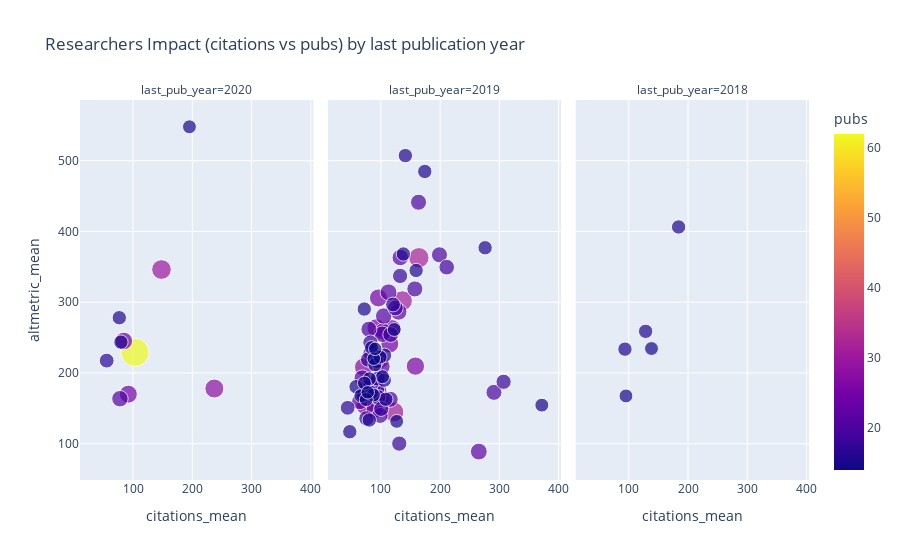

The code cell stored with this chart in its notebook:
### Code cell
px.scatter(top100, 
           x="citations_mean", y="altmetric_mean", 
           hover_name="full_name", 
           hover_data=['pubs', 'citations_mean', 'altmetric_mean'], 
           color="pubs",
           size="pubs",
           facet_col="last_pub_year",
           title="Researchers Impact (citations vs pubs) by last publication year")

### Figure 1 — Plotly figure (JSON) as saved in the notebook; plotly's stock layout.template omitted (floating-point values rounded to 4 significant figures; data arrays with more than 128 entries replaced by an {"elided": "..."} marker saying what was removed)
{"data": [{"customdata": [[62, 103.3, 229.2], [30, 148.0, 346.2], [28, 237.2, 178.0], [25, 92.12, 170], [24, 84.42, 245.2], [21, 77.95, 163.6], [17, 55.59, 217.4], [16, 76.88, 278.1], [16, 79.62, 243.6], [15, 195.2, 548]], "hovertemplate": "<b>%{hovertext}</b><br><br>last_pub_year=2020<br>citations_mean=%{customdata[1]}<br>altmetric_mean=%{customdata[2]}<br>pubs=%{marker.color}<extra></extra>", "hovertext": ["Kari Stefansson", "Tõnu Esko", "Benjamin M. Neale", "Jerome I. Rotter", "Douglas F Easton", "Kent D. Taylor", "Veronique Vitart", "Joe Dennis", "Alison M Dunning", "Danielle Posthuma"], "legendgroup": "", "marker": {"color": [62, 30, 28, 25, 24, 21, 17, 16, 16, 15], "coloraxis": "coloraxis", "size": [62, 30, 28, 25, 24, 21, 17, 16, 16, 15], "sizemode": "area", "sizeref": 0.155, "symbol": "circle"}, "mode": "markers", "name": "", "showlegend": false, "type": "scatter", "x": [103.3, 148.0, 237.2, 92.12, 84.42, 77.95, 55.59, 76.88, 79.62, 195.2], "xaxis": "x", "y": [229.2, 346.2, 178.0, 170, 245.2, 163.6, 217.4, 278.1, 243.6, 548], "yaxis": "y"}, {"customdata": {"elided": "85x3 float values"}, "hovertemplate": "<b>%{hovertext}</b><br><br>last_pub_year=2019<br>citations_mean=%{customdata[1]}<br>altmetric_mean=%{customdata[2]}<br>pubs=%{marker.color}<extra></extra>", "hovertext": ["Unnur Thorsteinsdottir", "Gudmar Thorleifsson", "Andres Metspalu", "Caroline Hayward", "Gonçalo R Abecasis", "Claudia Langenberg", "Eleftheria Zeggini", "Daniel F Gudbjartsson", "Daniel I Chasman", "Lude Franke", "Terho Lehtimäki", "Eric Boerwinkle", "Nicholas J. Wareham", "Vilmundur Gudnason", "Mark I. McCarthy", "Ruth J. F. Loos", "Sekar Kathiresan", "André G. Uitterlinden", "Alkes L Price", "Reedik Mägi", "Olli T. Raitakari", "John Danesh", "Paul M. Ridker", "Adam S. Butterworth", "Anubha Mahajan", "Jaspal S. Kooner", "Tamara B. Harris", "Marjo-Riitta Jarvelin", "Bruce M. Psaty", "Cornelia M van Duijn", "Peter M Visscher", "Po-Ru Loh", "Erik Ingelsson", "Dorret I Boomsma", "David A Hinds", "Ozren Polasek", "Markku Laakso", "George Dedoussis", "Cecilia M. Lindgren", "Ian J. Deary", "Veikko Salomaa", "Patrick Sulem", "John R B Perry", "Hilary K. Finucane", "Yoichiro Kamatani", "Tune H. Pers", "Igor Rudan", "Martina Müller-Nurasyid", "Robert A Scott", "Michiaki Kubo", "Sandosh Padmanabhan", "Nilesh J Samani", "Gisli Masson", "Jian’an Luan", "Karen L. Mohlke", "Paolo Gasparini", "Danish Saleheen", "Jian Yang", "Patrik K E Magnusson", "Oscar H. Franco", "Lili Milani", "Annette Peters", "Leo-Pekka Lyytikäinen", "Albert Hofman", "John C. Chambers", "Mika Kähönen", "Sarah E. Medland", "Ingileif Jonsdottir", "Dennis O. Mook-Kanamori", "Paul Elliott", "Lenore J. Launer", "Fernando Rivadeneira", "Joshua C. Bis", "Konstantin Strauch", "Mark J Daly", "Børge G. Nordestgaard", "Stella Trompet", "Evangelos Evangelou", "Yukinori Okada", "Praveen Surendran", "Vilmantas Giedraitis", "Stephen J Chanock", "Philippe Amouyel", "Patricia B. Munroe", "Patrick T. Ellinor"], "legendgroup": "", "marker": {"color": [45, 33, 32, 31, 31, 27, 27, 27, 26, 26, 25, 25, 25, 25, 23, 23, 23, 22, 22, 22, 22, 22, 21, 21, 21, 21, 21, 21, 21, 21, 20, 20, 20, 20, 20, 20, 20, 20, 19, 19, 19, 19, 19, 18, 18, 18, 18, 18, 18, 18, 18, 18, 17, 17, 17, 17, 17, 16, 16, 16, 16, 16, 16, 16, 16, 16, 16, 16, 16, 15, 15, 15, 15, 15, 15, 15, 15, 15, 15, 15, 15, 15, 14, 14, 14], "coloraxis": "coloraxis", "size": [45, 33, 32, 31, 31, 27, 27, 27, 26, 26, 25, 25, 25, 25, 23, 23, 23, 22, 22, 22, 22, 22, 21, 21, 21, 21, 21, 21, 21, 21, 20, 20, 20, 20, 20, 20, 20, 20, 19, 19, 19, 19, 19, 18, 18, 18, 18, 18, 18, 18, 18, 18, 17, 17, 17, 17, 17, 16, 16, 16, 16, 16, 16, 16, 16, 16, 16, 16, 16, 15, 15, 15, 15, 15, 15, 15, 15, 15, 15, 15, 15, 15, 14, 14, 14], "sizemode": "area", "sizeref": 0.155, "symbol": "circle"}, "mode": "markers", "name": "", "showlegend": false, "type": "scatter", "x": [78.58, 77.88, 164.1, 136.3, 121.9, 92.26, 71.22, 73.48, 118.5, 158.3, 115.0, 95.2, 95.84, 98.68, 100.0, 89.52, 101.2, 113.0, 265.2, 129.9, 103.6, 87.86, 104.8, 64.52, 79.67, 85.86, 68.48, 102.2, 95.48, 132.7, 198.8, 290.8, 115.8, 157.3, 163.6, 83, 98.65, 79.85, 93.21, 124.5, 116.5, 83.47, 211.1, 307.1, 75.56, 132.4, 82.33, 95.33, 78.39, 131, 75.39, 100.6, 70.24, 120.4, 83.24, 44, 94.41, 275.9, 159.5, 80.44, 174.1, 108.4, 58.12, 137.9, 105.8, 106.2, 141.3, 47.56, 72, 66.13, 122.6, 84.13, 102.8, 92.8, 371.5, 89.87, 87.4, 75.33, 126.7, 80.73, 72.27, 98.8, 88.07, 77.86, 90.5], "xaxis": "x2", "y": [159.7, 170.5, 362.9, 302, 144.8, 263.4, 208.2, 154.0, 262.5, 209.7, 241.0, 174.0, 306.0, 218.8, 162.8, 147.7, 209.2, 314, 88.82, 286.5, 258.5, 171.4, 280.4, 159.7, 178.8, 175.2, 192.7, 254.8, 165.5, 363.2, 367, 172.6, 162.8, 318.8, 441.4, 227.7, 139.9, 261.8, 175.8, 291.7, 254.3, 185, 349.5, 187.5, 135.8, 337.1, 242.9, 165.6, 218.9, 100.1, 179.1, 149.3, 168.8, 296.8, 172.1, 150.7, 192, 376.9, 344.9, 133.4, 484.8, 162.8, 180.4, 368.1, 189.8, 224.9, 507.2, 116.9, 290.3, 167.7, 261.4, 235.8, 194.7, 216.2, 154.5, 211.4, 168.7, 162.3, 131.5, 191.7, 185.7, 222.3, 220.1, 172.6, 234.1], "yaxis": "y2"}, {"customdata": [[16, 128.5, 258.8], [16, 184.1, 406.4], [16, 93.62, 233.6], [15, 95.33, 167.5], [15, 138.4, 234.5]], "hovertemplate": "<b>%{hovertext}</b><br><br>last_pub_year=2018<br>citations_mean=%{customdata[1]}<br>altmetric_mean=%{customdata[2]}<br>pubs=%{marker.color}<extra></extra>", "hovertext": ["Albert V Smith", "Grant W Montgomery", "Augustine Kong", "Andrew P. Morris", "Christian Gieger"], "legendgroup": "", "marker": {"color": [16, 16, 16, 15, 15], "coloraxis": "coloraxis", "size": [16, 16, 16, 15, 15], "sizemode": "area", "sizeref": 0.155, "symbol": "circle"}, "mode": "markers", "name": "", "showlegend": false, "type": "scatter", "x": [128.5, 184.1, 93.62, 95.33, 138.4], "xaxis": "x3", "y": [258.8, 406.4, 233.6, 167.5, 234.5], "yaxis": "y3"}], "layout": {"annotations": [{"font": {}, "showarrow": false, "text": "last_pub_year=2020", "x": 0.16, "xanchor": "center", "xref": "paper", "y": 1, "yanchor": "bottom", "yref": "paper"}, {"font": {}, "showarrow": false, "text": "last_pub_year=2019", "x": 0.5, "xanchor": "center", "xref": "paper", "y": 1, "yanchor": "bottom", "yref": "paper"}, {"font": {}, "showarrow": false, "text": "last_pub_year=2018", "x": 0.84, "xanchor": "center", "xref": "paper", "y": 1, "yanchor": "bottom", "yref": "paper"}], "autosize": true, "coloraxis": {"colorbar": {"title": {"text": "pubs"}}, "colorscale": [[0, "#0d0887"], [0.1111, "#46039f"], [0.2222, "#7201a8"], [0.3333, "#9c179e"], [0.4444, "#bd3786"], [0.5556, "#d8576b"], [0.6667, "#ed7953"], [0.7778, "#fb9f3a"], [0.8889, "#fdca26"], [1, "#f0f921"]]}, "legend": {"itemsizing": "constant", "tracegroupgap": 0}, "title": {"text": "Researchers Impact (citations vs pubs) by last publication year"}, "xaxis": {"anchor": "y", "autorange": true, "domain": [0, 0.32], "range": [13.12, 401.7], "title": {"text": "citations_mean"}, "type": "linear"}, "xaxis2": {"anchor": "y2", "autorange": true, "domain": [0.34, 0.66], "matches": "x", "range": [13.12, 401.7], "title": {"text": "citations_mean"}, "type": "linear"}, "xaxis3": {"anchor": "y3", "autorange": true, "domain": [0.68, 1.0], "matches": "x", "range": [13.12, 401.7], "title": {"text": "citations_mean"}, "type": "linear"}, "yaxis": {"anchor": "x", "autorange": true, "domain": [0, 1], "range": [46.3, 584.2], "title": {"text": "altmetric_mean"}, "type": "linear"}, "yaxis2": {"anchor": "x2", "autorange": true, "domain": [0, 1], "matches": "y", "range": [46.3, 584.2], "showticklabels": false, "type": "linear"}, "yaxis3": {"anchor": "x3", "autorange": true, "domain": [0, 1], "matches": "y", "range": [46.3, 584.2], "showticklabels": false, "type": "linear"}}}
